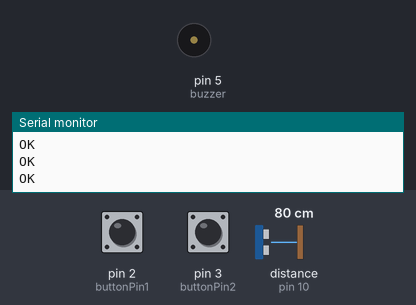
The sketch below on a simulated Arduino Uno, built with avr-gcc and run on an emulated ATmega328P. On the bench: buzzer (waves = sounding), the last lines printed to the serial monitor. Inputs (shaded band) come from the test bench; at power-on: pin 2 (buttonPin1) LOW, distance to the obstacle (sensor on pin 10) 80 cm, pin 3 (buttonPin2) LOW. The echo pulse lasts 58.3 µs per cm; the modem accepts every AT command (registered, SIM ready, sends succeed) and sends nothing else.

Above: at 8.7 s.
8.8 s: pin 2 (buttonPin1) pulled HIGH for 0.15 s
10.4 s: distance to the obstacle (sensor on pin 10) set to 21 cm
12.9 s: distance to the obstacle (sensor on pin 10) set to 17 cm
At 14.6 s:
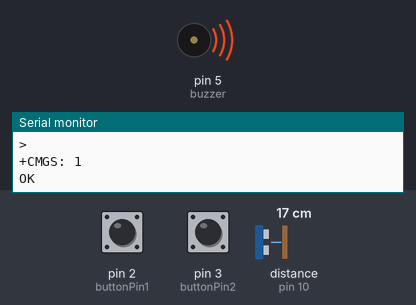
15.9 s: pin 3 (buttonPin2) pulled HIGH for 1 s
At 16.5 s:
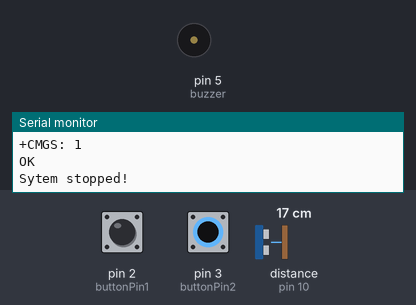
18.4 s: pin 2 (buttonPin1) pulled HIGH for 1 s
At 22.3 s:
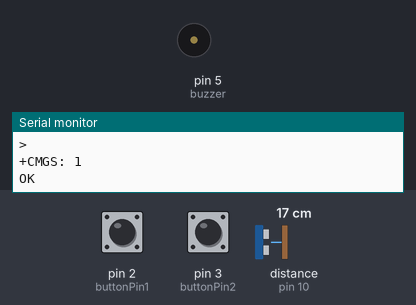
22.4 s: pin 3 (buttonPin2) pulled HIGH for 3.2 s
At 23.5 s:
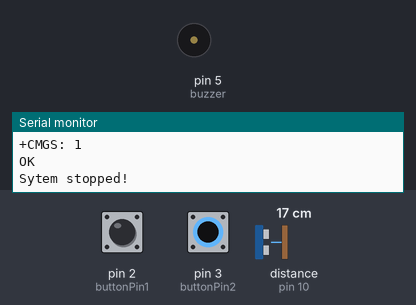
Timing chart, 0 to 25.4 s (numbered marks = the images above; inputs shaded):
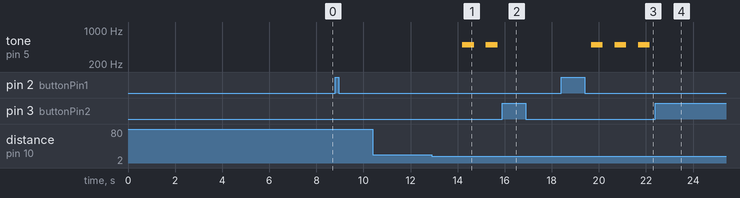

Measured:
- the behaviour switches between 20 and 19 cm on distance to the obstacle (sensor on pin 10) (found by bisection; images 0 and 1)
- after the input at 12.9 s, tone on pin 5 (buzzer): alternates 500 Hz for 0.50 s and silent for 0.50 s, starting after 1.3 s
- after the input at 15.9 s, tone on pin 5 (buzzer): stops changing and stays silent
- after the input at 18.4 s, tone on pin 5 (buzzer): alternates 500 Hz for 0.50 s and silent for 0.50 s, starting after 1.3 s
- after the input at 22.4 s, tone on pin 5 (buzzer): stops changing and stays silent

The sketch:

Projekt3-SmartHome.ino
```cpp
#include <SoftwareSerial.h>

SoftwareSerial sim808(7,8);

int count=0;
int smsSent = 0;
int start = 0;
int sysStop = 1;
boolean smsReceived;
int safe = 1;

char Received_SMS;
char deneme;
short yes=-1,no=-1,sStatus=-1;
String mssg;
unsigned long looptime = 0;
unsigned long serialtime = 0;

//Ultra
int trigPin = 9;
int echoPin = 10;
long duration, cm;

//Buttons
const int buttonPin1 = 2;
const int buttonPin2 = 3;
int buttonState1 = 0;
int buttonState2 = 0;

//Buzzer
const int buzzer = 5;

void setup()
{
  sim808.begin(9600);
  Serial.begin(9600);
  Serial.println("Init State ...");
  delay(5000);
  ReceiveMode();

  //Ultra
  pinMode(trigPin, OUTPUT);
  pinMode(echoPin, INPUT);
 // Knopf für neustart und stop
  pinMode(buttonPin1, INPUT);
  pinMode(buttonPin2, INPUT);
// Buzzer für Alarm
  pinMode(buzzer, OUTPUT);

}

void loop()
{

  buttonState1 = digitalRead(buttonPin1);

  if (buttonState1 == HIGH) {
    // Start the System
    Serial.println("System started!");
    start = 1;
    sysStop = 0;

  }

  if(start){

    if (!sysStop){
       while(safe && start && !sysStop){

        ultra();
        stopSys();

        if (cm > 0 && cm < 20){
          safe = 0;
        }
      }

      while(!safe && start){
        if (smsSent != 1){
          Serial.println("SMS sending...");
          sendSMS();
          smsSent = 1;
          Serial.println("SMS sent...");
          Serial.println("Alarm ON!");
          Serial.println("Waiting for response...");
        }

        readSMS();
        alarm();
        stopSys();

      }
    }
  }
}

void stopSys(){
  //Knopf 2 für stoppen
  buttonState2 = digitalRead(buttonPin2);
  if (buttonState2 == HIGH) {

    sysStop = 1;
    safe = 1;
    smsSent=0;
    Serial.println("Sytem stopped!");

  }
}

void sendSMS()
{
  Serial.println("SOS!");

  sim808.println("AT+CMGS=\"+xxx_XXX\"");
  delay(500);
  sim808.println("Warnung! Bewegung erkannt!!");
  sim808.println("Alarm ist an!");
  sim808.println("Moechten Sie der Polizei einen Hinweis geben und Ihren Wohnort mitteilen ?\n");
  sim808.println("Ja/Nein");

  sim808.write(0x1a);

  delay(500);

}

void ultra()
{
  //Ultraschall

  digitalWrite(trigPin, LOW);
  delayMicroseconds(5);
  digitalWrite(trigPin, HIGH);
  delayMicroseconds(10);
  digitalWrite(trigPin, LOW);

  pinMode(echoPin, INPUT);
  duration = pulseIn(echoPin, HIGH);
  // Umwandlung von Spannung zum Cm
  cm = (duration/2) / 29.1;

  Serial.print(cm);
  Serial.print("cm");
  Serial.println();

  delay(100);

}

void readSMS(){
  String RSMS;


    while(sim808.available()>0){
        Received_SMS=sim808.read();
        Serial.print(Received_SMS);
        RSMS.concat(Received_SMS);

        if((RSMS.indexOf("Ja")>-1) || (RSMS.indexOf("ja")>1) || (RSMS.indexOf("JA") > -1)){
          yes = 1;
        }

        else if((RSMS.indexOf("Nein")>-1) || (RSMS.indexOf("nein")>1) || (RSMS.indexOf("NEIN") > -1)){
          no = 1;

        }
    }

  if(yes!=-1){

    delay (500);
    return gps();

  }


  if(no!=-1){
  delay(1000);

  ReceiveMode();
  safe = 1;

  yes=-1;
  no=-1;
  start = 0;
  sysStop = 1;
  safe = 1;
  smsSent = 0;
  Serial.println("System stopped!");
  delay(1000);
  return;
  }
}

void gps()
{
  String latitude, longitude, date, year, month, day, hour, minute, get_latitude, get_longitude;
  sim808.print("AT+CGNSINF\r\n"); delay(1000);
  readsimPort();
  if((mssg.indexOf("+CGNSINF: 1,1,") > -1)){
    Serial.println("GPS On, Getting Location..."); delay(10);
    date = getValue(mssg, ',', 2);                 delay(10);
    year = date.substring(0, 4);                   delay(10);
    month = date.substring(4, 6);                  delay(10);
    day = date.substring(6, 8);                    delay(10);
    hour = date.substring(8, 10);                  delay(10);
    minute = date.substring(10, 12);               delay(10);

    get_latitude = getValue(mssg, ',', 3);         delay(10);
    latitude = get_latitude.substring(0, 10);      delay(10);

    get_longitude = getValue(mssg, ',', 4);        delay(10);
    longitude = get_longitude.substring(0, 11);    delay(10);

    mssg = "";                                     delay(10);
    readsimPort();                                 delay(10);

    sim808.println("AT+CMGS=\"+4915774226468\"");                                                       delay(50);

    sim808.println("Standort");                                                                   delay(10);

    sim808.println("https://www.google.com/maps/search/?api=1&query=" + latitude + "," + longitude);    delay(10);

    sim808.println("Datum :" + day + "/" + month + "/" + year);                                          delay(10);

    sim808.println("Uhrzeit :" + hour + ":" + minute);                                                     delay(10);

    sim808.println(" Hinweis und Ihrer Wohnort wurde der Polizei mitgeteilt. \n");

    sim808.write(0x1a);
    delay(500);
    sim808.flush();

    delay(3000);
    yes=-1;
    no=-1;
    start = 0;
    sysStop = 1;
    safe = 1;
    smsSent = 0;

    return;
  }
}

void readsimPort()
{
  serialtime = looptime;    delay(1);
  while ((looptime - serialtime) < 200)
  {
    looptime = millis();
    while (sim808.available())
    {
      looptime = millis();
      serialtime = looptime;
      char c = sim808.read();  //Ein Byte vom SerialBuffer greifen
      mssg += c; //Umwandlung von Bytes zu String
    }
  }
  sim808.flush();
}

void Serialcom() // Einlesen für die Befehle von Sim808
{
  delay(500);
  while(Serial.available())
  {
    sim808.write(Serial.read());
  }
  while(sim808.available())
  {
    Serial.write(sim808.read());
  }
}

void ReceiveMode(){

  sim808.println("AT"); // Überprüfung, ob SIM 808 an ist
  Serialcom(); // Lesen und Print
  sim808.println("AT+CMGF=1"); // Umwandlung von der gesendeten Sms von Bit zu Text
  Serialcom();
  sim808.println("AT+CNMI=2,2,0,0,0"); // Einlesen von erhaltenen Nachrichten
  Serialcom();
  sim808.println("AT+CGPSPWR=1"); // Gps an
  Serialcom();
  sim808.println("AT+CGNSSEQ=RMC"); // Verfahren für Gps Format
  Serialcom();
}

void alarm(){
  tone(buzzer, 500); delay(500);
  noTone(buzzer);    delay(500);
}

String getValue(String data, char separator, int index)//String Verteiler
{
  int found = 0;
  int strIndex[] = {0, -1};
  int maxIndex = data.length() - 1;

  for (int i = 0; i <= maxIndex && found <= index; i++)
  {
    if (data.charAt(i) == separator || i == maxIndex) {
      found++;
      strIndex[0] = strIndex[1] + 1;
      strIndex[1] = (i == maxIndex) ? i + 1 : i;
    }
  }

  return found > index ? data.substring(strIndex[0], strIndex[1]) : "";
}
```
